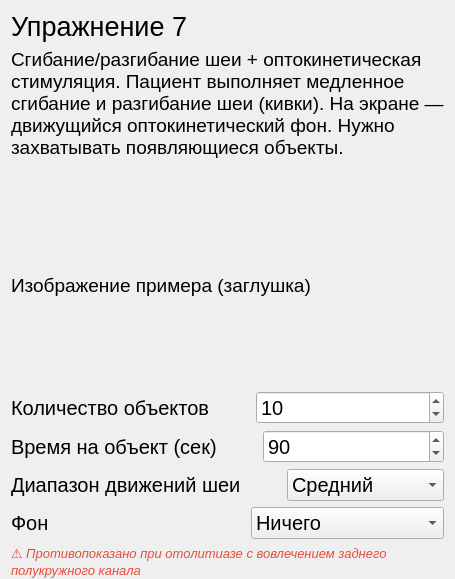
               <widget class="QWidget" name="page_ex7">
                <layout class="QVBoxLayout" name="verticalLayout_32">
                 <property name="bottomMargin">
                  <number>0</number>
                 </property>
                 <item>
                  <widget class="QLabel" name="label_64">
                   <property name="font">
                    <font>
                     <pointsize>20</pointsize>
                    </font>
                   </property>
                   <property name="text">
                    <string>Упражнение 7</string>
                   </property>
                  </widget>
                 </item>
                 <item>
                  <spacer name="verticalSpacer_33">
                   <property name="orientation">
                    <enum>Qt::Vertical</enum>
                   </property>
                   <property name="sizeType">
                    <enum>QSizePolicy::Preferred</enum>
                   </property>
                   <property name="sizeHint" stdset="0">
                    <size>
                     <width>20</width>
                     <height>40</height>
                    </size>
                   </property>
                  </spacer>
                 </item>
                 <item>
                  <widget class="QLabel" name="label_65">
                   <property name="sizePolicy">
                    <sizepolicy hsizetype="Expanding" vsizetype="Minimum">
                     <horstretch>0</horstretch>
                     <verstretch>0</verstretch>
                    </sizepolicy>
                   </property>
                   <property name="font">
                    <font>
                     <pointsize>14</pointsize>
                    </font>
                   </property>
                   <property name="text">
                    <string>Сгибание/разгибание шеи + оптокинетическая стимуляция. Пациент выполняет медленное сгибание и разгибание шеи (кивки). На экране — движущийся оптокинетический фон. Нужно захватывать появляющиеся объекты.</string>
                   </property>
                   <property name="wordWrap">
                    <bool>true</bool>
                   </property>
                  </widget>
                 </item>
                 <item>
                  <spacer name="verticalSpacer_34">
                   <property name="orientation">
                    <enum>Qt::Vertical</enum>
                   </property>
                   <property name="sizeType">
                    <enum>QSizePolicy::Preferred</enum>
                   </property>
                   <property name="sizeHint" stdset="0">
                    <size>
                     <width>20</width>
                     <height>100</height>
                    </size>
                   </property>
                  </spacer>
                 </item>
                 <item>
                  <widget class="QLabel" name="lable_apple_example_img_7">
                   <property name="sizePolicy">
                    <sizepolicy hsizetype="Ignored" vsizetype="Ignored">
                     <horstretch>0</horstretch>
                     <verstretch>160</verstretch>
                    </sizepolicy>
                   </property>
                   <property name="minimumSize">
                    <size>
                     <width>300</width>
                     <height>200</height>
                    </size>
                   </property>
                   <property name="font">
                    <font>
                     <pointsize>14</pointsize>
                    </font>
                   </property>
                   <property name="text">
                    <string>Изображение примера (заглушка)</string>
                   </property>
                   <property name="scaledContents">
                    <bool>true</bool>
                   </property>
                  </widget>
                 </item>
                 <item>
                  <spacer name="verticalSpacer_35">
                   <property name="orientation">
                    <enum>Qt::Vertical</enum>
                   </property>
                   <property name="sizeType">
                    <enum>QSizePolicy::Preferred</enum>
                   </property>
                   <property name="sizeHint" stdset="0">
                    <size>
                     <width>20</width>
                     <height>40</height>
                    </size>
                   </property>
                  </spacer>
                 </item>
                 <item>
                  <layout class="QHBoxLayout" name="horizontalLayout_35">
                   <item>
                    <widget class="QLabel" name="label_66">
                     <property name="font">
                      <font>
                       <pointsize>15</pointsize>
                      </font>
                     </property>
                     <property name="text">
                      <string>Количество объектов</string>
                     </property>
                    </widget>
                   </item>
                   <item>
                    <spacer name="horizontalSpacer_27">
                     <property name="orientation">
                      <enum>Qt::Horizontal</enum>
                     </property>
                     <property name="sizeType">
                      <enum>QSizePolicy::Preferred</enum>
                     </property>
                     <property name="sizeHint" stdset="0">
                      <size>
                       <width>40</width>
                       <height>20</height>
                      </size>
                     </property>
                    </spacer>
                   </item>
                   <item>
                    <widget class="QSpinBox" name="spinBox_ex7_count">
                     <property name="font">
                      <font>
                       <pointsize>15</pointsize>
                      </font>
                     </property>
                     <property name="minimum">
                      <number>1</number>
                     </property>
                     <property name="maximum">
                      <number>30</number>
                     </property>
                     <property name="value">
                      <number>10</number>
                     </property>
                    </widget>
                   </item>
                  </layout>
                 </item>
                 <item>
                  <layout class="QHBoxLayout" name="horizontalLayout_36">
                   <item>
                    <widget class="QLabel" name="label_67">
                     <property name="font">
                      <font>
                       <pointsize>15</pointsize>
                      </font>
                     </property>
                     <property name="text">
                      <string>Время на объект (сек)</string>
                     </property>
                    </widget>
                   </item>
                   <item>
                    <spacer name="horizontalSpacer_28">
                     <property name="orientation">
                      <enum>Qt::Horizontal</enum>
                     </property>
                     <property name="sizeType">
                      <enum>QSizePolicy::Preferred</enum>
                     </property>
                     <property name="sizeHint" stdset="0">
                      <size>
                       <width>40</width>
                       <height>20</height>
                      </size>
                     </property>
                    </spacer>
                   </item>
                   <item>
                    <widget class="QSpinBox" name="spinBox_ex7_time">
                     <property name="font">
                      <font>
                       <pointsize>15</pointsize>
                      </font>
                     </property>
                     <property name="minimum">
                      <number>10</number>
                     </property>
                     <property name="maximum">
                      <number>240</number>
                     </property>
                     <property name="value">
                      <number>90</number>
                     </property>
                    </widget>
                   </item>
                  </layout>
                 </item>
                 <item>
                  <layout class="QHBoxLayout" name="horizontalLayout_ex7_neck">
                   <item>
                    <widget class="QLabel" name="label_ex7_neck">
                     <property name="font">
                      <font>
                       <pointsize>15</pointsize>
                      </font>
                     </property>
                     <property name="text">
                      <string>Диапазон движений шеи</string>
                     </property>
                    </widget>
                   </item>
                   <item>
                    <spacer name="horizontalSpacer_ex7_neck">
                     <property name="orientation">
                      <enum>Qt::Horizontal</enum>
                     </property>
                     <property name="sizeType">
                      <enum>QSizePolicy::Preferred</enum>
                     </property>
                     <property name="sizeHint" stdset="0">
                      <size>
                       <width>40</width>
                       <height>20</height>
                      </size>
                     </property>
                    </spacer>
                   </item>
                   <item>
                    <widget class="QComboBox" name="comboBox_ex7_neck">
                     <property name="font">
                      <font>
                       <pointsize>15</pointsize>
                      </font>
                     </property>
                     <property name="currentIndex">
                      <number>1</number>
                     </property>
                     <item>
                      <property name="text">
                       <string>Маленький</string>
                      </property>
                     </item>
                     <item>
                      <property name="text">
                       <string>Средний</string>
                      </property>
                     </item>
                     <item>
                      <property name="text">
                       <string>Большой</string>
                      </property>
                     </item>
                    </widget>
                   </item>
                  </layout>
                 </item>
                 <item>
                  <layout class="QHBoxLayout" name="horizontalLayout_37">
                   <item>
                    <widget class="QLabel" name="label_68">
                     <property name="font">
                      <font>
                       <pointsize>15</pointsize>
                      </font>
                     </property>
                     <property name="text">
                      <string>Фон</string>
                     </property>
                    </widget>
                   </item>
                   <item>
                    <spacer name="horizontalSpacer_29">
                     <property name="orientation">
                      <enum>Qt::Horizontal</enum>
                     </property>
                     <property name="sizeType">
                      <enum>QSizePolicy::Preferred</enum>
                     </property>
                     <property name="sizeHint" stdset="0">
                      <size>
                       <width>40</width>
                       <height>20</height>
                      </size>
                     </property>
                    </spacer>
                   </item>
                   <item>
                    <widget class="QComboBox" name="comboBox_ex7_fon">
                     <property name="font">
                      <font>
                       <pointsize>15</pointsize>
                      </font>
                     </property>
                     <item>
                      <property name="text">
                       <string>Ничего</string>
                      </property>
                     </item>
                     <item>
                      <property name="text">
                       <string>Снег</string>
                      </property>
                     </item>
                     <item>
                      <property name="text">
                       <string>Дождь</string>
                      </property>
                     </item>
                     <item>
                      <property name="text">
                       <string>Туман</string>
                      </property>
                     </item>
                    </widget>
                   </item>
                  </layout>
                 </item>
                 <item>
                  <widget class="QLabel" name="label_warning_ex7">
                   <property name="font">
                    <font>
                     <pointsize>10</pointsize>
                     <italic>true</italic>
                    </font>
                   </property>
                   <property name="styleSheet">
                    <string notr="true">color: #e74c3c;</string>
                   </property>
                   <property name="text">
                    <string>⚠ Противопоказано при отолитиазе с вовлечением заднего полукружного канала</string>
                   </property>
                   <property name="wordWrap">
                    <bool>true</bool>
                   </property>
                  </widget>
                 </item>
                 <item>
                  <spacer name="verticalSpacer_36">
                   <property name="orientation">
                    <enum>Qt::Vertical</enum>
                   </property>
                   <property name="sizeHint" stdset="0">
                    <size>
                     <width>20</width>
                     <height>40</height>
                    </size>
                   </property>
                  </spacer>
                 </item>
                </layout>
               </widget>
